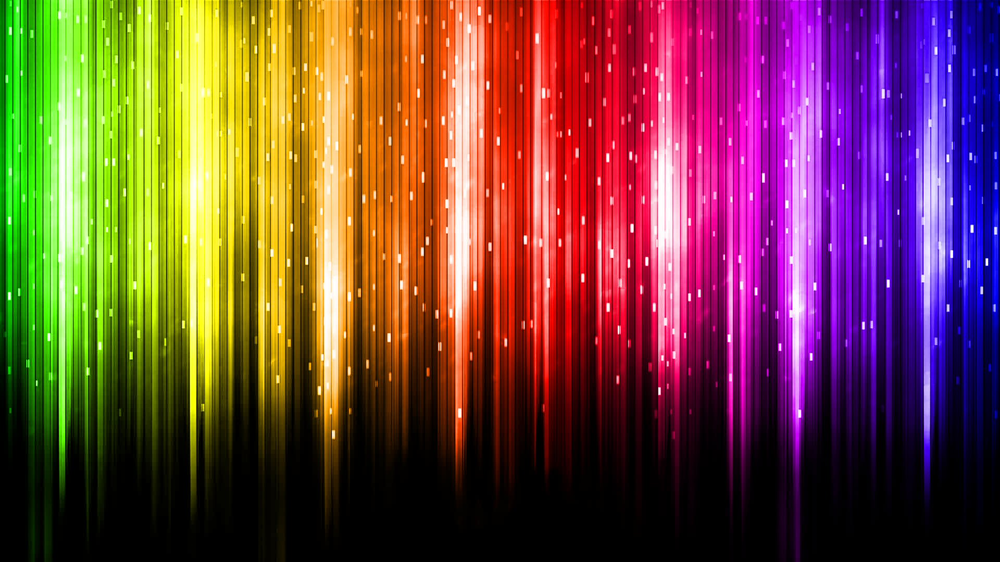
#> input picture MultimediaSys/pic1.png, 1000 x 562 px, shrunk from 1920 x 1080 before the run
$ python Lab1_img.py
#> lines starting #> are read from the running program, lines starting #| are printed output that depends on the picture
import numpy as np
import matplotlib.pyplot as plt
import cv2

#matplotlib
imgc = plt.imread('pic1.png')
#> imgc is the input picture: shape (562, 1000, 3) float32; mean R, G, B 0.459, 0.274, 0.244
# [19 lines of commented-out code are left out]

print(imgc.dtype)
#| float32
print(imgc.shape)
#| (562, 1000, 3)

Rc=imgc[:,:,0]
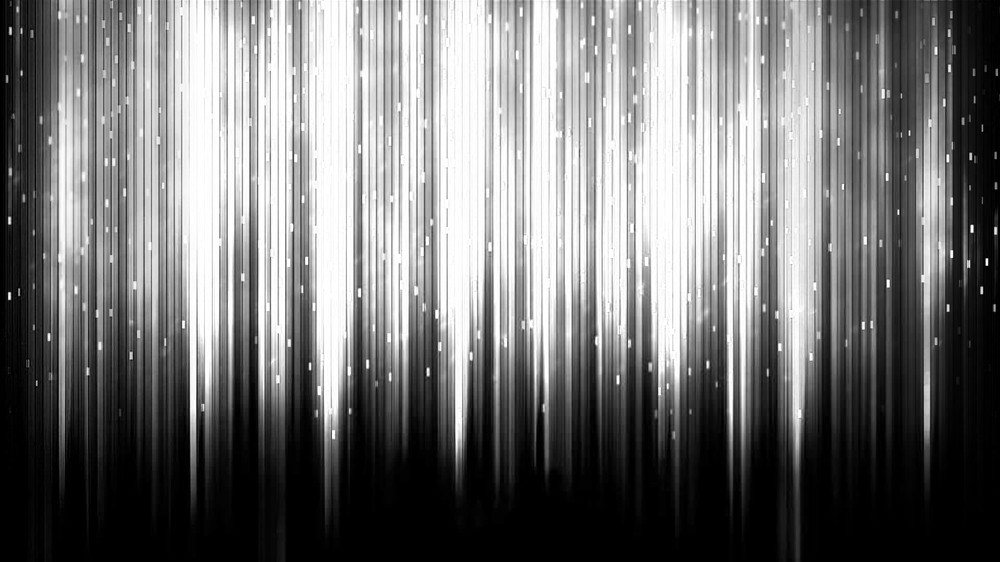
#> Rc: shape (562, 1000) float32; min 0, max 1, mean 0.459
Gc=imgc[:,:,1]
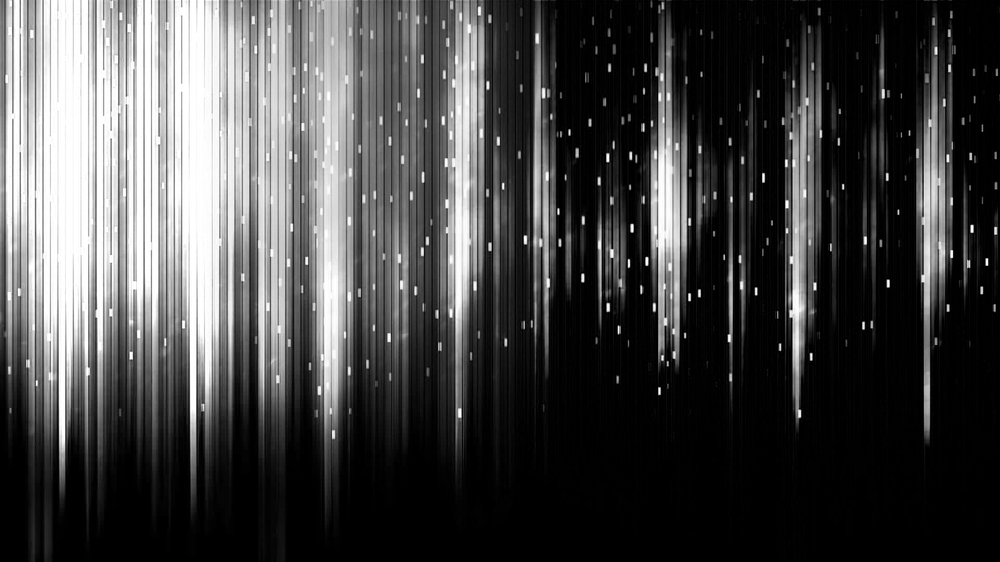
#> Gc: shape (562, 1000) float32; min 0, max 1, mean 0.274
Bc=imgc[:,:,2]
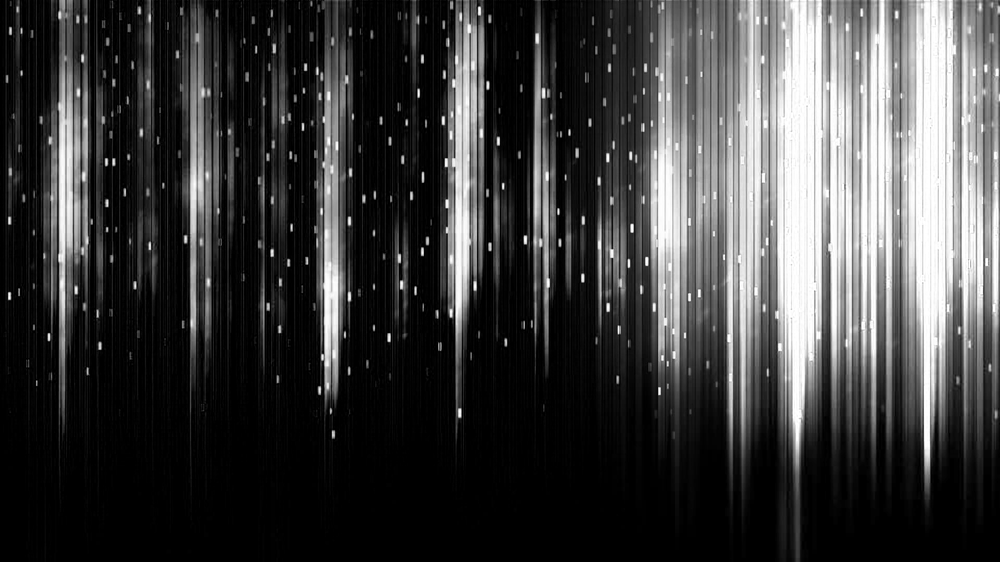
#> Bc: shape (562, 1000) float32; min 0, max 1, mean 0.243
Yc1=0.299 * Rc + 0.587 * Gc +0.114 * Bc
Yc2=0.2126 * Rc + 0.7152 * Gc + 0.0722 * Bc
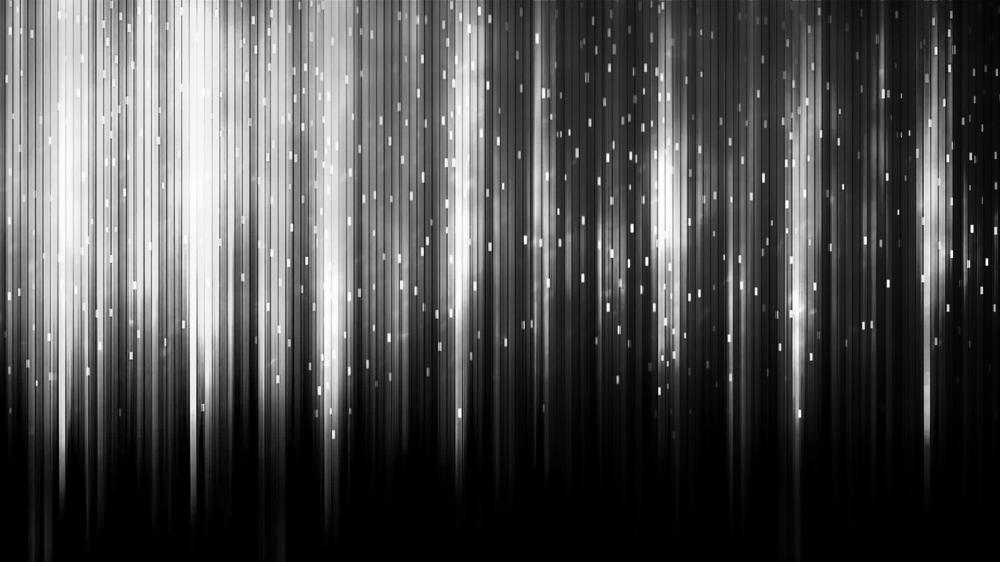
#> Yc2: shape (562, 1000) float32; min 0, max 1, mean 0.311

plt.subplot(3,3,1)
plt.imshow(imgc)
plt.subplot(3,3,2)
plt.imshow(Yc1,cmap=plt.cm.gray)
plt.subplot(3,3,3)
plt.imshow(Yc2,cmap=plt.cm.gray)
plt.subplot(3,3,4)
plt.imshow(Rc,cmap=plt.cm.gray)
plt.subplot(3,3,5)
plt.imshow(Gc,cmap=plt.cm.gray)
plt.subplot(3,3,6)
plt.imshow(Bc,cmap=plt.cm.gray)
plt.subplot(3,3,7)
i = imgc.copy()
i[:,:,1:2]=0
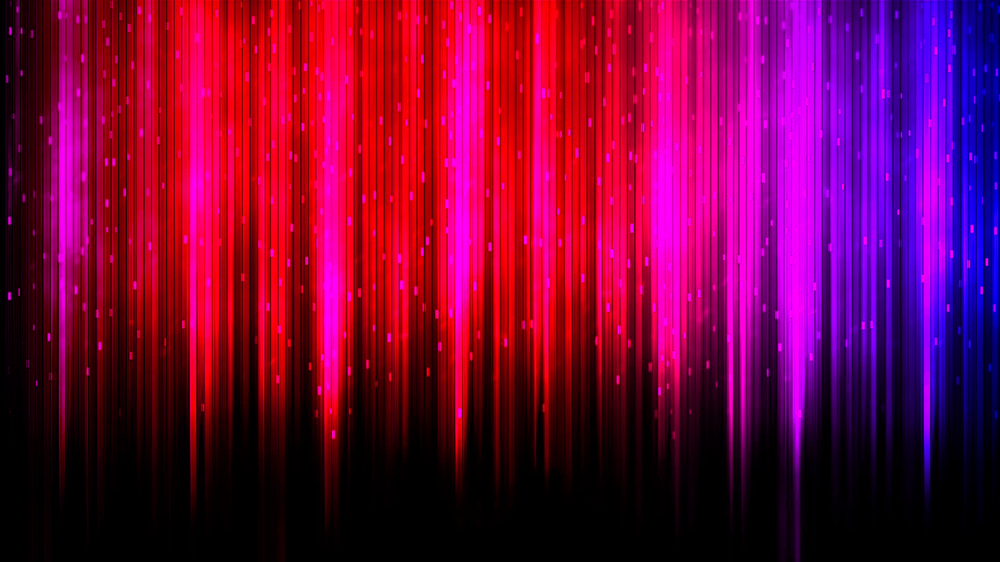
#> i: shape (562, 1000, 3) float32; mean R, G, B 0.459, 0, 0.244
plt.imshow(i)
plt.subplot(3,3,8)
i = imgc.copy()
i[:,:,0:2]=0
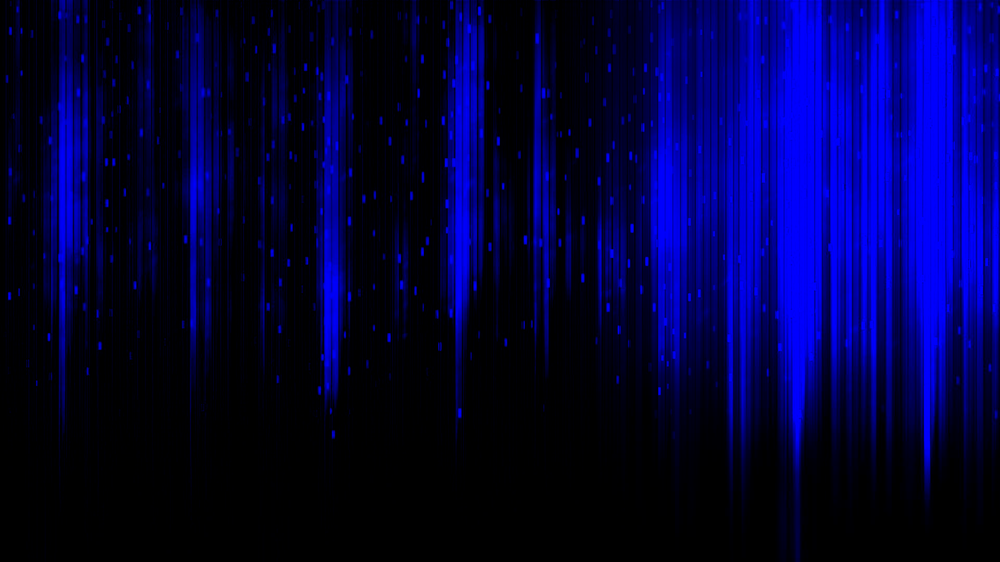
#> i: shape (562, 1000, 3) float32; mean R, G, B 0, 0, 0.244
plt.imshow(i)
plt.subplot(3,3,9)
i = imgc.copy()
i[:,:,0:1]=0
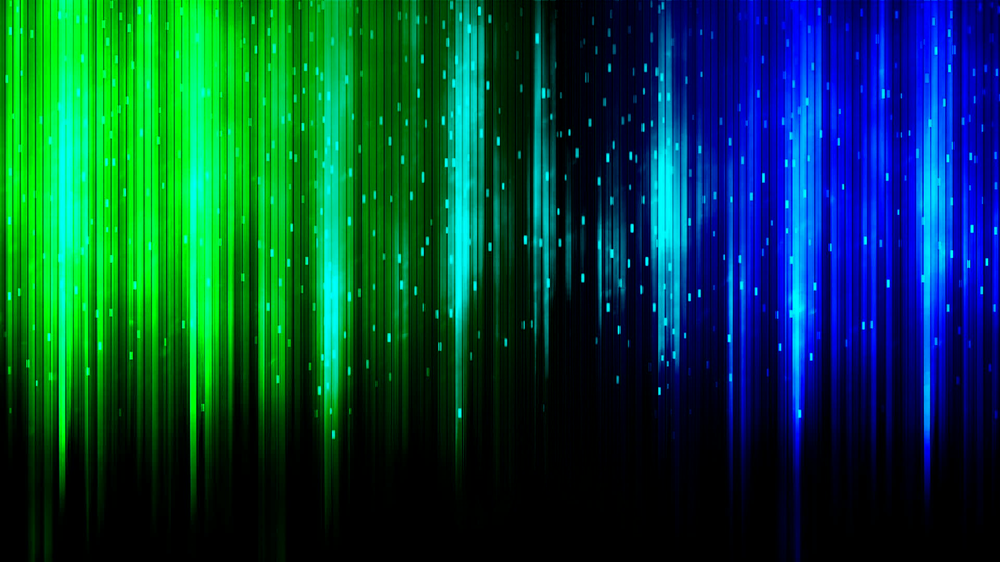
#> i: shape (562, 1000, 3) float32; mean R, G, B 0, 0.274, 0.244
plt.imshow(i)
plt.show()

$ run again, with MultimediaSys/pic2.jpg saved as MultimediaSys/pic1.png
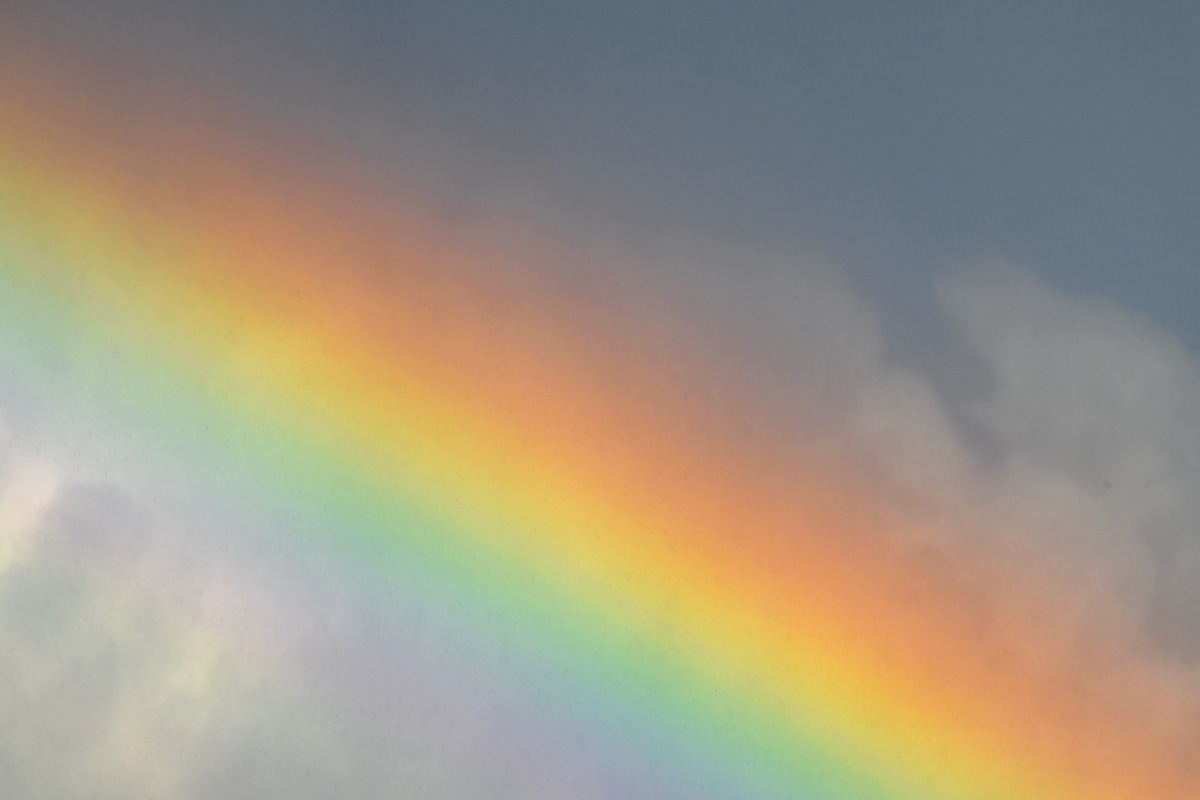
#> input picture MultimediaSys/pic2.jpg, 1200 x 800 px
#> imgc is the input picture: shape (800, 1200, 3) float32; mean R, G, B 0.625, 0.589, 0.517
#| float32
#| (800, 1200, 3)
#> `Bc=imgc[:,:,2]`:
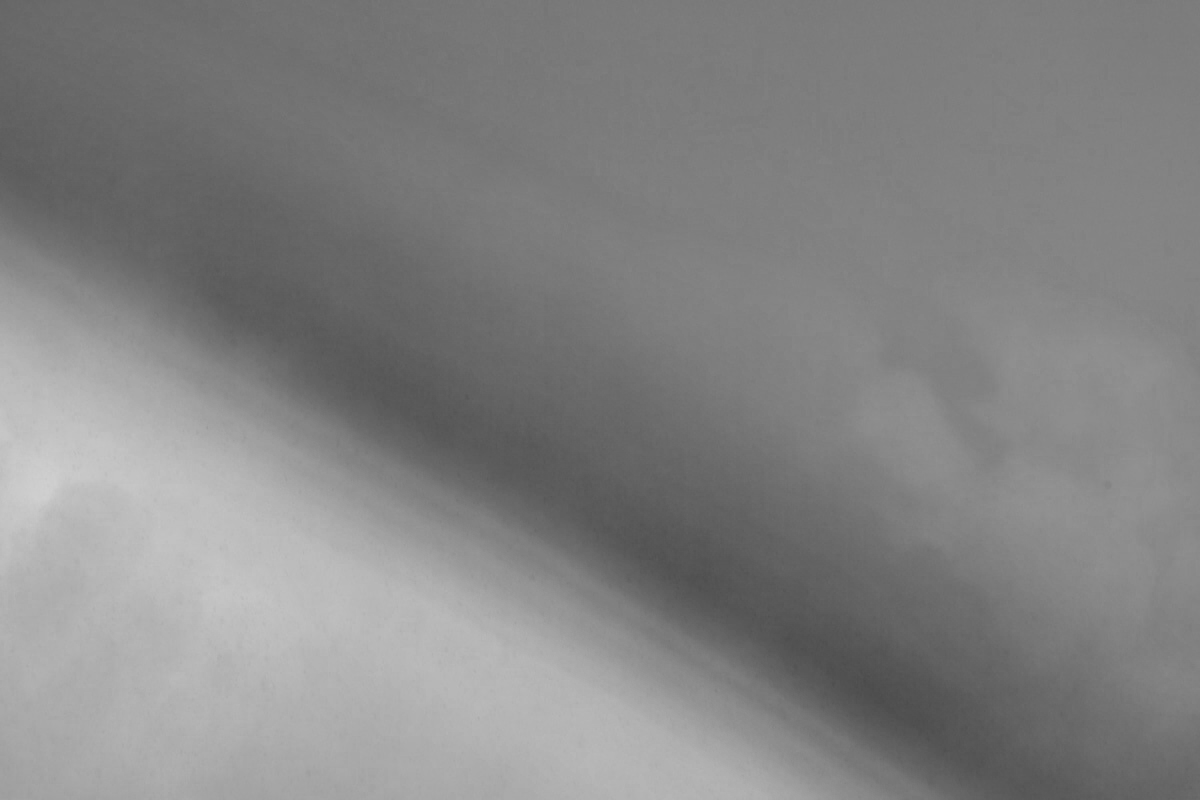
#> Bc: shape (800, 1200) float32; min 0.29, max 0.816, mean 0.517
#> `i[:,:,0:1]=0`:
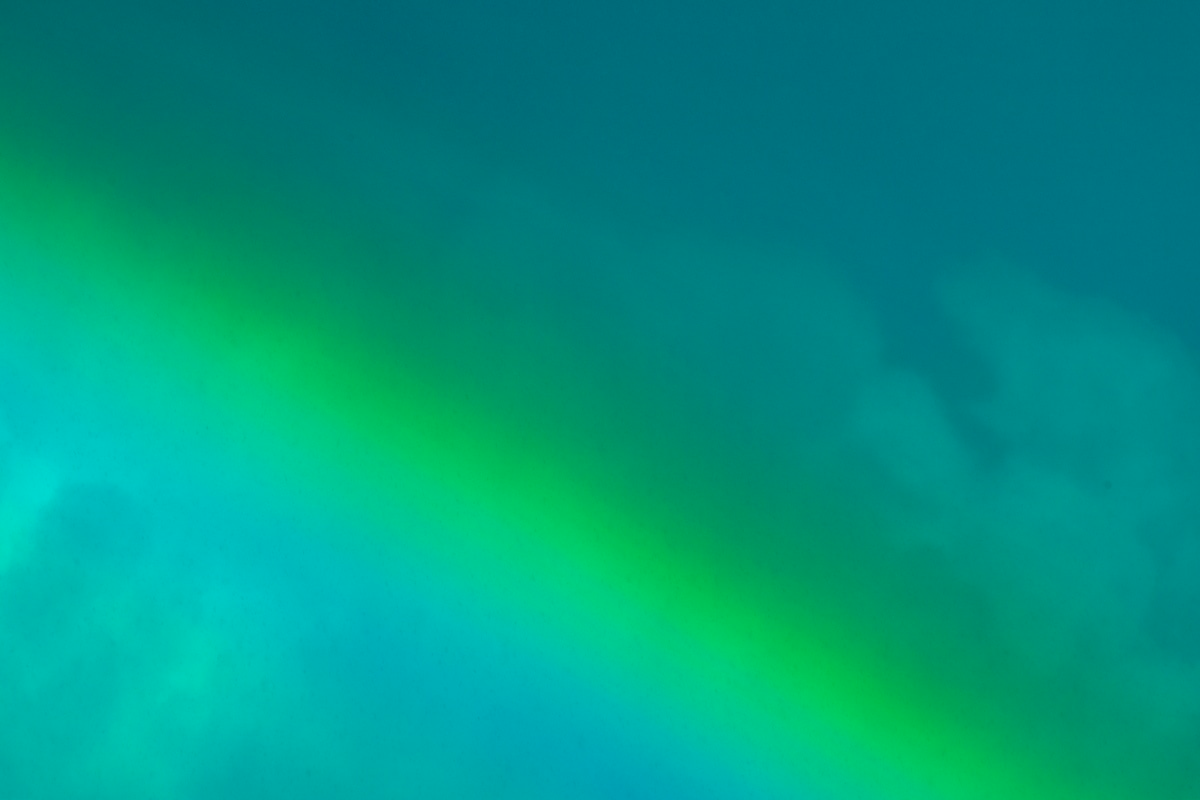
#> i: shape (800, 1200, 3) float32; mean R, G, B 0, 0.589, 0.517
